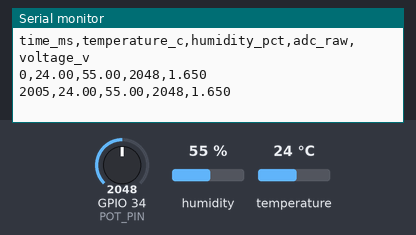
A sketch run on a simulated ESP32. Shown: the last lines printed to the serial monitor. The test bench sets the inputs (shaded band); at power-on: humidity 55 %, GPIO 34 (POT_PIN) = 2048, temperature 24 °C (analog values on the 0–4095 scale).

Above: at 2.8 s.
2.9 s: humidity set to 22 %
At 4.4 s:
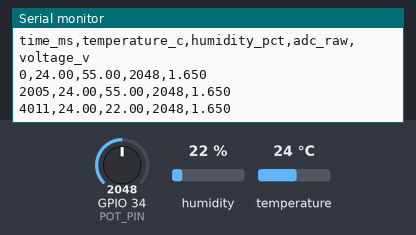
5.6 s: GPIO 34 (POT_PIN) set to 2866
At 7.4 s:
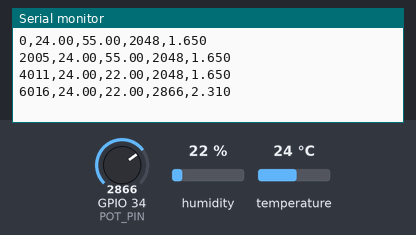
8.3 s: temperature set to 12 °C
At 10.8 s:
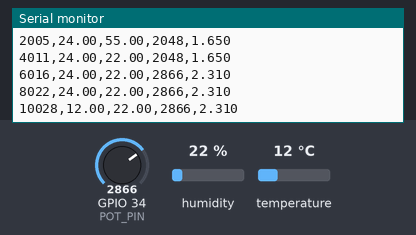
11.0 s: GPIO 34 (POT_PIN) set to 3603
At 12.5 s:
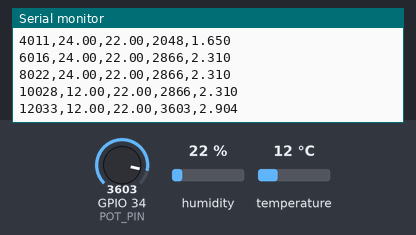
13.7 s: humidity set to 40 %
At 15.5 s:
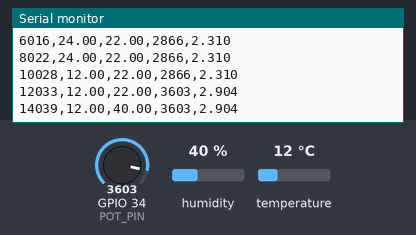
Timing chart, 0 to 17.0 s (numbered marks = the images above; inputs shaded):
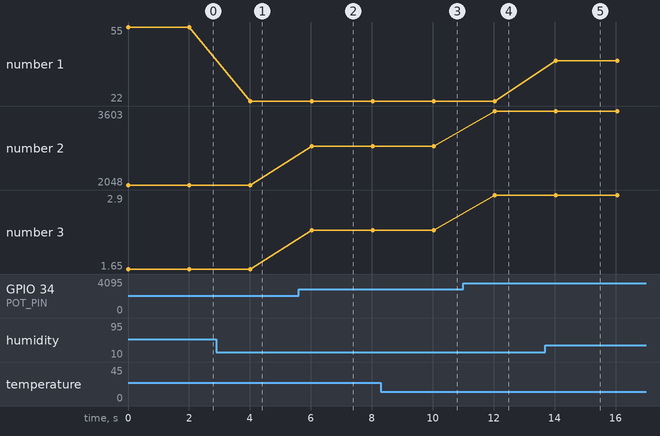

The sketch:

sketch.ino
```cpp
#include <Arduino.h>
#include <DHT.h>
#include <math.h>

#define DHT_PIN 15
#define DHT_TYPE DHT22
#define POT_PIN 34

DHT dht(DHT_PIN, DHT_TYPE);

void setup() {
  Serial.begin(115200);
  dht.begin();

  analogReadResolution(12);


  Serial.println(
    "time_ms,temperature_c,humidity_pct,adc_raw,voltage_v"
  );
}

void loop() {
  unsigned long timestamp = millis();

  float temperature = dht.readTemperature();
  float humidity = dht.readHumidity();

  int adcValue = analogRead(POT_PIN);

  float voltage = adcValue * 3.3f / 4095.0f;


  if (isnan(temperature) || isnan(humidity)) {
    delay(2000);
    return;
  }


  Serial.print(timestamp);
  Serial.print(",");

  Serial.print(temperature, 2);
  Serial.print(",");

  Serial.print(humidity, 2);
  Serial.print(",");

  Serial.print(adcValue);
  Serial.print(",");

  Serial.println(voltage, 3);

  delay(2000);
}
```

Measured:
- after the input at 2.9 s, the serial monitor: prints a new line after 1.1 s (image 1)
- after the input at 5.6 s, the serial monitor: prints a new line after 0.42 s (image 2)
- after the input at 8.3 s, the serial monitor: prints a new line after 1.7 s (image 3)
- after the input at 11.0 s, the serial monitor: prints a new line after 1.0 s (image 4)
- after the input at 13.7 s, the serial monitor: prints a new line after 0.34 s (image 5)
- plotted number 1: 55 → 22 after the input at 2.9 s, 22 → 40 after the input at 13.7 s
- plotted number 2: 2048 → 2866 after the input at 5.6 s, 2866 → 3603 after the input at 11.0 s
- plotted number 3: 1.65 → 2.31 after the input at 5.6 s, 2.31 → 2.9 after the input at 11.0 s
